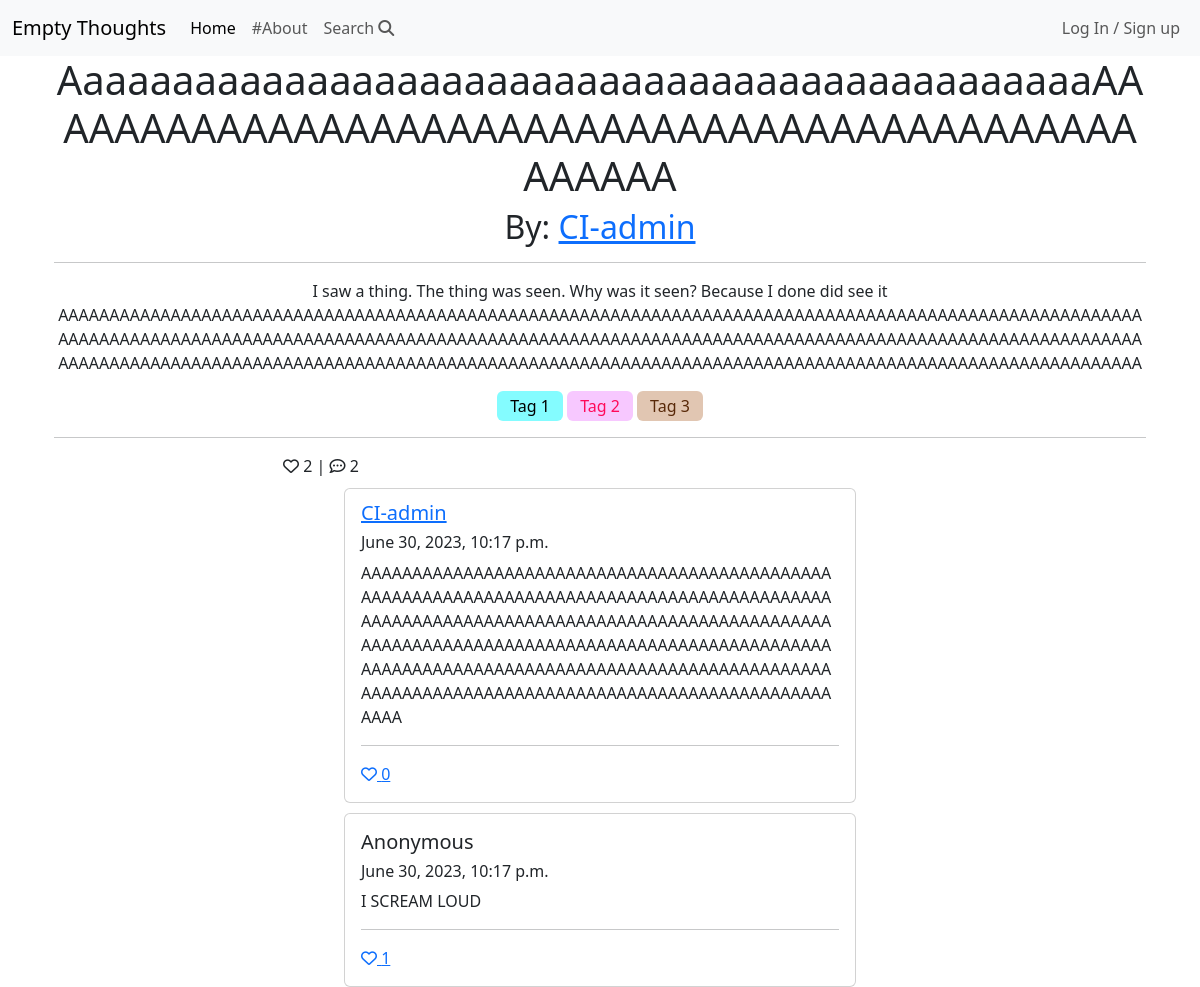
Page /view/14 on the committed database.
### thoughts/models.py (models this page shows, shortened)
class Thought(models.Model):
    title = models.CharField(
        max_length=96, null=False, blank=False, default="Untitled Thought")
    author = models.ForeignKey(
        User,
        on_delete=models.CASCADE,
        related_name='thoughts'
        )
    content = models.TextField(max_length=400, null=False, blank=False)
    time = models.TimeField(default=timezone.now)
    anonymous = models.BooleanField(null=False, blank=False, default=True)
    date_created = models.DateTimeField(auto_now_add=True)
    date_updated = models.DateTimeField(auto_now=True)
    likes = models.ManyToManyField(
        User,
        related_name="thought_likes",
        blank=True
        )
    tags = models.ManyToManyField(Tag, blank=True)
    class Meta:
        ordering = ['-date_created']
    def number_of_likes(self):
        return self.likes.count()
    def number_of_comments(self):
        return self.comment_thought.count()

class Tag(models.Model):
    name = models.CharField(max_length=40)
    text_color = ColorField(default='#FF0000')
    bg_color = ColorField(default='#FF0000')
    @admin.display
    def colored_name(self):
        return format_html(
            '<span class="btn" style="color: {}; background-color: {}">{}</span>',
            self.text_color,
            self.bg_color,
            self.name,
        )
    class Meta:
        ordering = ['name']

class Comment(models.Model):
    thought = models.ForeignKey(
        Thought,
        on_delete=models.CASCADE,
        related_name="comment_thought"
        )
    author = models.ForeignKey(
        User,
        on_delete=models.CASCADE,
        related_name='comment_author'
        )
    content = models.TextField(max_length=280, null=False, blank=False)
    anonymous = models.BooleanField(null=False, blank=False, default=False)
    date_created = models.DateTimeField(auto_now_add=True)
    likes = models.ManyToManyField(
        User,
        related_name="comment_likes",
        blank=True
        )
    class Meta:
        ordering = ['date_created']
    def number_of_likes(self):
        return self.likes.count()

### thoughts/views.py (the view, shortened to what this page needs)
# urls.py: path('view/<thought_id>', views.ThoughtDetail.as_view(), name='view'),
class ThoughtDetail(View):
    def get(self, request, *args, **kwargs):
        thought_id = kwargs.get('thought_id')
        queryset = Thought.objects
        thought = get_object_or_404(queryset, id=thought_id)
        comments = thought.comment_thought.order_by('date_created')
        liked = False
        if thought.likes.filter(id=self.request.user.id).exists():
            liked = True
        context = {
                "thought": thought,
                "comments": comments,
                "liked": liked,
                "comment_form": CommentForm(),
            }
        return render(request, "thoughts/thought_detail.html", context)

### templates/thoughts/thought_detail.html (shortened to what this page needs)
{% extends 'base.html' %}
{% block content %}
{% load static %}
{% load crispy_forms_tags %}
<div class="container">
    <div class="container text-center">
        <h1 class="thought-title">{{thought.title}}</h1>
        {% if thought.anonymous %}
        <h2>By: Anonymous</h2>
        {% else %}
        <h2>By: <a a href="/user/{{thought.author.pk}}">{{thought.author}}</a></h2>
        {% endif %}</h6>
        <hr>
        <p class="card-text thought-content">{{thought.content}} </p>
        <div class="tag-container">
            {% for tag in thought.tags.all %}
            <a href="/search/?tags={{tag.pk}}">{{ tag.colored_name }}</a>
            {% endfor %}
        </div>
        <hr>
        <div class="row">
            <div class="col">
                <span class="">
                {% if request.user in thought.likes.all %}
                <i class="fa-solid fa-heart"></i>
                {% else %}
                <i class="fa-regular fa-heart"></i>
                {% endif %}
                {{ thought.number_of_likes }} |
                <i class="fa-regular fa-comment-dots"></i> {{ thought.number_of_comments }}
                </span>
            </div>
        </div>
    </div>
    {% for comment in comments %}
        <div class="card center">
            <div class="card-body">
                {% if comment.anonymous %}
                    <h5>Anonymous</h5>
                {% else %}
                    <h5 class="card-subtitle mb-2 text-body-secondary">
                        <a a href="/user/{{comment.author.pk}}">{{comment.author}}</a>
                    </h5>
                    {% endif %}
                    <h6>{{comment.date_created}}</h6>
                <p class="card-text">{{comment.content}} </p>
                <hr>
                <div class="row">
                    <div class="col">
                        <span class="">
                        <a href="/like_comment/{{comment.id}}">
                        {% if request.user in comment.likes.all %}
                        <i class="fa-solid fa-heart"></i>
                        {% else %}
                        <i class="fa-regular fa-heart"></i>
                        {% endif %}
                        {{ comment.number_of_likes }}
                        </a>
                        </span>
                    </div>
                </div>
            </div>
        </div>
        {% empty %}
        <br>
        <p>No comments yet.</p>
    {% endfor %}
</div>
{%endblock%}

### static/css/style.css (style rules this page uses)
.card { margin: 0 auto; float: none; margin-top: 10px; width: 32rem; }
.col { align-self: center; }
.thought-title, .thought-content { max-width: 100%; overflow-wrap: break-word; }
.tag-container .btn { --bs-btn-line-height: 1; }

### rows in the picture
Thought: title "AaaaaaaaaaaaaaaaaaaaaaaaaaaaaaaaaaaaaaaaaaaaaaAAAAAAAAAAAAAAAAAAAAAAAAAAAAAAAAAAAAAAAAAAAAAAAAAA", author "CI-admin", content "I saw a thing. The thing was seen. Why was it seen? Because I done did see it AAAAAAAAAAAAAAAAAAAAAAAAAAAAAAAAAAAAAAAAAAAAAAAAAAAAAAAAAAAAAAAAAAAAAAAAAAAAAAAAAAAAAAAAAAAAAAAAAAAAAAAAAAAAAAAAAAAAAAAAAAAAAAAAAAAAAAAAAAAAAAAAAAAAAAAAAAAAAAAAAAAAAAAAAAAAAAAAAAAAAAAAAAAAAAAAAAAAAAAAAAAAAAAAAAAAAAAAAAAAAAAAAAAAAAAAAAAAAAAAAAAAAAAAAAAAAAAAAAAAAAAAAAAAAAAAAAAAAAAAAAAAAAAAAAAAAAAAAAAAAAAAAAAAAAAAAAAAAA", number_of_likes "2", number_of_comments "2"
Tag: colored_name "Tag 1"
Tag: colored_name "Tag 2"
Tag: colored_name "Tag 3"
Comment: author "CI-admin", date_created "June 30, 2023, 10:17 p.m.", content "AAAAAAAAAAAAAAAAAAAAAAAAAAAAAAAAAAAAAAAAAAAAAAAAAAAAAAAAAAAAAAAAAAAAAAAAAAAAAAAAAAAAAAAAAAAAAAAAAAAAAAAAAAAAAAAAAAAAAAAAAAAAAAAAAAAAAAAAAAAAAAAAAAAAAAAAAAAAAAAAAAAAAAAAAAAAAAAAAAAAAAAAAAAAAAAAAAAAAAAAAAAAAAAAAAAAAAAAAAAAAAAAAAAAAAAAAAAAAAAAAAAAAAAAAAAAAAAAAAAAAAAAAAAAAAAAAAAAAAAA", number_of_likes "0"
Comment: anonymous "Anonymous", date_created "June 30, 2023, 10:17 p.m.", content "I SCREAM LOUD", number_of_likes "1"
